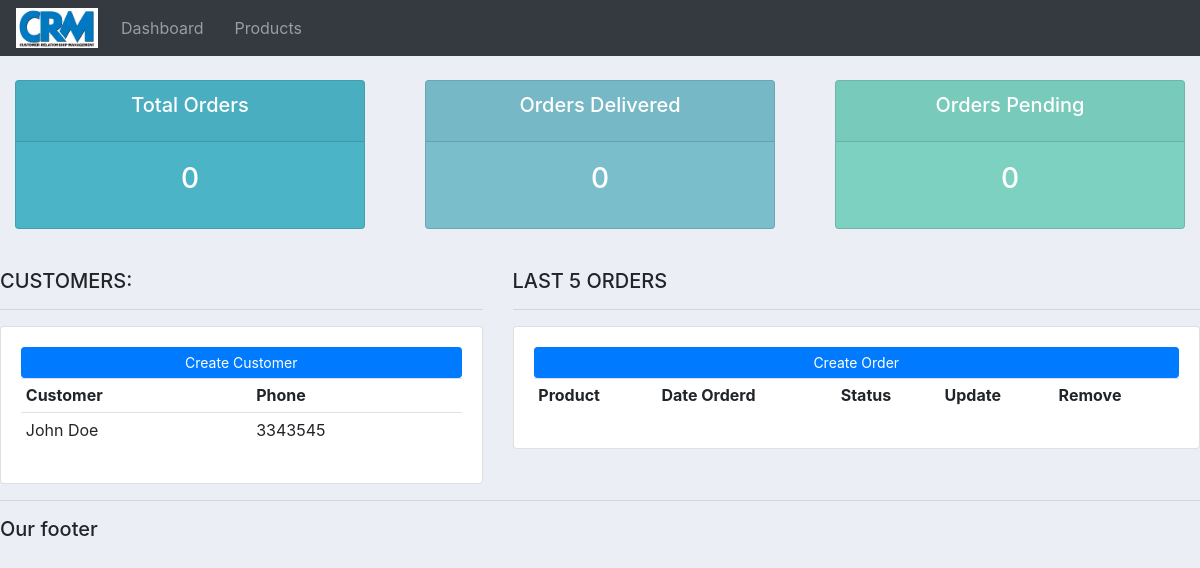
The app's page /, older data.
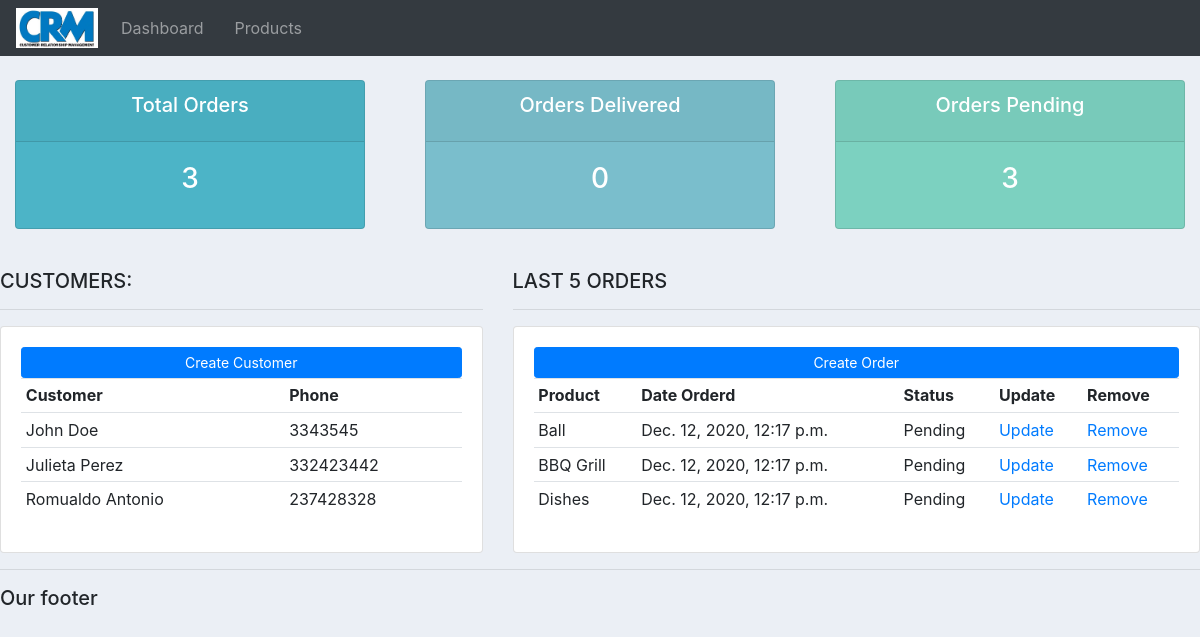
The same page, newer data.
### accounts/models.py (models this page shows, shortened)
class Customer(models.Model):
    name = models.CharField(max_length=64, null=True)
    phone = models.CharField(max_length=64, null=True)
    email = models.CharField(max_length=64, null=True)
    date_created = models.DateTimeField(auto_now_add=True, null=True)

class Order(models.Model):
    STATUS = (
        ('Pending', 'Pending'),
        ('Out for delivery', 'Out for delivery'),
        ('Delivered', 'Delivered'),
    )
    customer = models.ForeignKey(Customer, null=True, on_delete=models.SET_NULL)
    product = models.ForeignKey(Product, null=True, on_delete=models.SET_NULL)
    date_created = models.DateTimeField(auto_now_add=True, null=True)
    status = models.CharField(max_length=64, null=True, choices=STATUS)

class Product(models.Model):
    CATEGORY = (
        ('Indoor', 'Indoor'),
        ('OutDoor', 'Outdoor')
    )
    name = models.CharField(max_length=64, null=True)
    price = models.FloatField(null=True)
    category = models.CharField(max_length=64, null=True, choices=CATEGORY)
    description = models.CharField(max_length=200, null=True, blank=True)
    date_created = models.DateTimeField(auto_now_add=True, null=True)
    tags = models.ManyToManyField(Tag)
    def __str__(self):
        return self.name

### accounts/views.py (the view)
# urls.py: path('', views.home, name="home"),
def home(request):
    orders = Order.objects.all()
    customers = Customer.objects.all()
    total_orders = orders.count()
    total_customers = customers.count()
    delivered = orders.filter(status='Delivered').count()
    pending = orders.filter(status='Pending').count()
    context = {'orders':orders,'customers':customers,
               'total_orders':total_orders, 'delivered':delivered,
               'pending':pending}
    return render(request, 'accounts/dashboard.html', context)

### accounts/templates/accounts/dashboard.html
{% extends "accounts/main.html" %}
{% block content %}
{% include "accounts/status.html" %}
<br>
<div class="row">
	<div class="col-md-5">
		<h5>CUSTOMERS:</h5>
		<hr>
		<div class="card card-body">
			<a class="btn btn-primary  btn-sm btn-block" href="">Create Customer</a>
			<table class="table table-sm">
				<tr>
					<th>Customer</th>
					<th>Phone</th>
				</tr>
				{% for customer in customers %}
					<tr>
						<td>{{customer.name}}</td>
						<td>{{customer.phone}}</td>
					</tr>
				{% endfor %}
			</table>
		</div>
	</div>
	<div class="col-md-7">
		<h5>LAST 5 ORDERS</h5>
		<hr>
		<div class="card card-body">
			<a class="btn btn-primary  btn-sm btn-block" href="">Create Order</a>
			<table class="table table-sm">
				<tr>
					<th>Product</th>
					<th>Date Orderd</th>
					<th>Status</th>
					<th>Update</th>
					<th>Remove</th>
				</tr>
				{% for order in orders %}
					<tr>
						<td>{{order.product}}</td>
						<td>{{order.date_created}}</td>
						<td>{{order.status}}</td>
						<td><a href="#">Update</a></td>
						<td><a href="#">Remove</a></td>
					</tr>
				{% endfor %}
			</table>
		</div>
	</div>
</div>
{% endblock %}

### accounts/templates/accounts/main.html (shortened to what this page needs)
<!DOCTYPE html>
{% load static %}
<html lang="en" dir="ltr">
  <head>
    <link rel="stylesheet" href="https://maxcdn.bootstrapcdn.com/bootstrap/4.0.0/css/bootstrap.min.css"
>
    <link rel="stylesheet" href="{% static 'css/main.css' %}">
  </head>
  <body>
    {% include "accounts/navbar.html" %}
    {% block content %}
    {% endblock %}
    <hr>
    <h5>Our footer</h5>
  </body>
</html>

### accounts/templates/accounts/navbar.html (shortened to what this page needs)
{% load static %}
<nav class="navbar navbar-expand-lg navbar-dark bg-dark">
  <img id="crm_logo" src="{% static 'images/crm_logo.png' %}" alt="">
  <div class="collapse navbar-collapse" id="navbarNav">
    <ul class="navbar-nav">
      <li class="nav-item">
        <a class="nav-link" href="{% url 'accounts:home' %}">Dashboard</a>
      </li>
      <li class="nav-item">
        <a class="nav-link" href="{% url 'accounts:products' %}">Products</a>
      </li>
    </ul>
  </div>
</nav>

### accounts/templates/accounts/status.html
<br>
<div class="row">
	<div class="col">
		<div class="col-md">
			<div class="card text-center text-white  mb-3" id="total-orders">
			  	<div class="card-header">
			  		<h5 class="card-title">Total Orders</h5>
			  	</div>
			  	<div class="card-body">
			    	<h3 class="card-title">{{total_orders}}</h3>
			  	</div>
			</div>
		</div>
	</div>
	<div class="col">
		<div class="col-md">
			<div class="card text-center text-white  mb-3" id="orders-delivered">
			  	<div class="card-header">
			  		<h5 class="card-title">Orders Delivered</h5>
			  	</div>
			  	<div class="card-body">
			    	<h3 class="card-title">{{delivered}}</h3>
			  	</div>
			</div>
		</div>
	</div>
	<div class="col">
		<div class="col-md">
			<div class="card text-center text-white  mb-3" id="orders-pending">
			  	<div class="card-header">
			  		<h5 class="card-title">Orders Pending</h5>
			  	</div>
			  	<div class="card-body">
			    	<h3 class="card-title">{{pending}}</h3>
			  	</div>
			</div>
		</div>
	</div>
</div>

### static/css/main.css (style rules this page uses)
body { background-color: #ebeff5; }
#total-orders { background-color: #4cb4c7; }
#orders-delivered { background-color: #7abecc; }
#orders-pending { background-color: #7CD1C0; }
#crm_logo { height: 40px; width: auto; margin-right: 15px; }
.nav-item { margin-right: 15px; }

Row changes from the older to the newer data that the page shows:
added Customer: name "Julieta Perez", phone "332423442"
added Customer: name "Romualdo Antonio", phone "237428328"
added Order: product "Ball", date_created "Dec. 12, 2020, 12:17 p.m.", status "Pending"
added Order: product "BBQ Grill", date_created "Dec. 12, 2020, 12:17 p.m.", status "Pending"
added Order: product "Dishes", date_created "Dec. 12, 2020, 12:17 p.m.", status "Pending"
Text that changed along with them:
{{ total_orders }}: "0" → "3"
{{ pending }}: "0" → "3"
